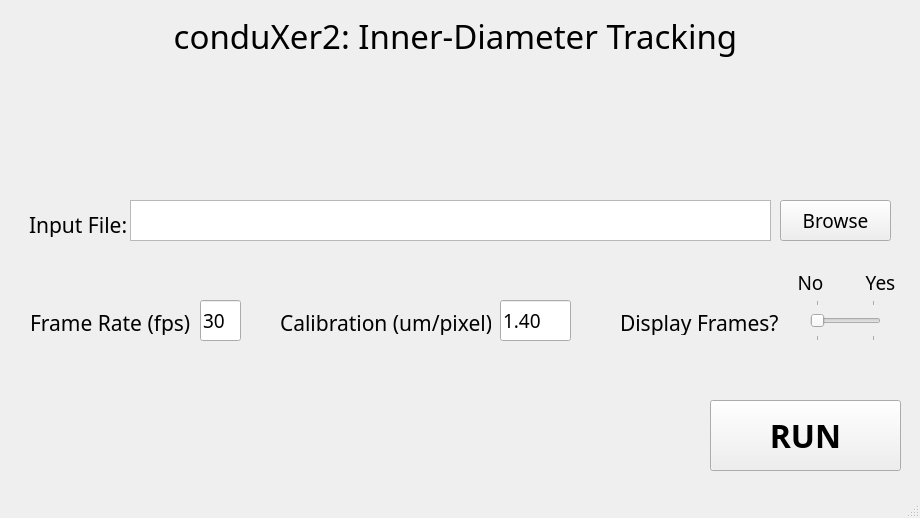
<?xml version="1.0" encoding="UTF-8"?>
<ui version="4.0">
 <class>contraWindow</class>
 <widget class="QMainWindow" name="contraWindow">
  <property name="geometry">
   <rect>
    <x>0</x>
    <y>0</y>
    <width>920</width>
    <height>518</height>
   </rect>
  </property>
  <property name="windowTitle">
   <string>MainWindow</string>
  </property>
  <widget class="QWidget" name="centralwidget">
   <widget class="QLabel" name="titleLabel">
    <property name="geometry">
     <rect>
      <x>160</x>
      <y>10</y>
      <width>591</width>
      <height>51</height>
     </rect>
    </property>
    <property name="font">
     <font>
      <family>Bahnschrift</family>
      <pointsize>25</pointsize>
     </font>
    </property>
    <property name="autoFillBackground">
     <bool>true</bool>
    </property>
    <property name="text">
     <string>conduXer2: Inner-Diameter Tracking</string>
    </property>
    <property name="alignment">
     <set>Qt::AlignCenter</set>
    </property>
   </widget>
   <widget class="QLabel" name="inputFileLabel">
    <property name="geometry">
     <rect>
      <x>29</x>
      <y>212</y>
      <width>151</width>
      <height>25</height>
     </rect>
    </property>
    <property name="font">
     <font>
      <family>Bahnschrift</family>
      <pointsize>16</pointsize>
     </font>
    </property>
    <property name="text">
     <string>Input File:</string>
    </property>
    <property name="alignment">
     <set>Qt::AlignLeading|Qt::AlignLeft|Qt::AlignVCenter</set>
    </property>
   </widget>
   <widget class="QListWidget" name="inputFileEntry">
    <property name="geometry">
     <rect>
      <x>130</x>
      <y>200</y>
      <width>641</width>
      <height>41</height>
     </rect>
    </property>
    <property name="sizePolicy">
     <sizepolicy hsizetype="Expanding" vsizetype="Fixed">
      <horstretch>0</horstretch>
      <verstretch>0</verstretch>
     </sizepolicy>
    </property>
    <property name="minimumSize">
     <size>
      <width>0</width>
      <height>20</height>
     </size>
    </property>
    <property name="font">
     <font>
      <family>Bahnschrift</family>
      <pointsize>12</pointsize>
     </font>
    </property>
    <property name="lineWidth">
     <number>1</number>
    </property>
    <property name="iconSize">
     <size>
      <width>0</width>
      <height>0</height>
     </size>
    </property>
    <property name="resizeMode">
     <enum>QListView::Fixed</enum>
    </property>
    <property name="gridSize">
     <size>
      <width>0</width>
      <height>0</height>
     </size>
    </property>
    <property name="batchSize">
     <number>100</number>
    </property>
   </widget>
   <widget class="QPushButton" name="browseButton">
    <property name="geometry">
     <rect>
      <x>780</x>
      <y>200</y>
      <width>111</width>
      <height>41</height>
     </rect>
    </property>
    <property name="font">
     <font>
      <family>Bahnschrift</family>
      <pointsize>14</pointsize>
     </font>
    </property>
    <property name="text">
     <string>Browse</string>
    </property>
   </widget>
   <widget class="QLabel" name="fpsLabel">
    <property name="geometry">
     <rect>
      <x>30</x>
      <y>310</y>
      <width>160</width>
      <height>25</height>
     </rect>
    </property>
    <property name="font">
     <font>
      <family>Bahnschrift</family>
      <pointsize>16</pointsize>
     </font>
    </property>
    <property name="text">
     <string>Frame Rate (fps):</string>
    </property>
    <property name="alignment">
     <set>Qt::AlignLeading|Qt::AlignLeft|Qt::AlignVCenter</set>
    </property>
   </widget>
   <widget class="QLineEdit" name="fpsEntry">
    <property name="geometry">
     <rect>
      <x>200</x>
      <y>300</y>
      <width>41</width>
      <height>41</height>
     </rect>
    </property>
    <property name="sizePolicy">
     <sizepolicy hsizetype="Expanding" vsizetype="Fixed">
      <horstretch>0</horstretch>
      <verstretch>0</verstretch>
     </sizepolicy>
    </property>
    <property name="minimumSize">
     <size>
      <width>0</width>
      <height>20</height>
     </size>
    </property>
    <property name="font">
     <font>
      <family>Bahnschrift Condensed</family>
      <pointsize>14</pointsize>
     </font>
    </property>
    <property name="layoutDirection">
     <enum>Qt::LeftToRight</enum>
    </property>
    <property name="text">
     <string>30</string>
    </property>
    <property name="cursorPosition">
     <number>2</number>
    </property>
   </widget>
   <widget class="QPushButton" name="runButton">
    <property name="geometry">
     <rect>
      <x>710</x>
      <y>400</y>
      <width>191</width>
      <height>71</height>
     </rect>
    </property>
    <property name="font">
     <font>
      <family>Bahnschrift</family>
      <pointsize>24</pointsize>
      <weight>75</weight>
      <bold>true</bold>
     </font>
    </property>
    <property name="text">
     <string>RUN</string>
    </property>
   </widget>
   <widget class="QLabel" name="label">
    <property name="geometry">
     <rect>
      <x>0</x>
      <y>70</y>
      <width>921</width>
      <height>91</height>
     </rect>
    </property>
    <property name="text">
     <string/>
    </property>
    <property name="pixmap">
     <pixmap>images/tracker.png</pixmap>
    </property>
    <property name="scaledContents">
     <bool>true</bool>
    </property>
   </widget>
   <widget class="QLabel" name="calibLabel">
    <property name="geometry">
     <rect>
      <x>280</x>
      <y>310</y>
      <width>211</width>
      <height>25</height>
     </rect>
    </property>
    <property name="font">
     <font>
      <family>Bahnschrift</family>
      <pointsize>16</pointsize>
     </font>
    </property>
    <property name="text">
     <string>Calibration (um/pixel):</string>
    </property>
    <property name="alignment">
     <set>Qt::AlignLeading|Qt::AlignLeft|Qt::AlignVCenter</set>
    </property>
   </widget>
   <widget class="QSlider" name="displayFramesOpt">
    <property name="geometry">
     <rect>
      <x>810</x>
      <y>300</y>
      <width>71</width>
      <height>41</height>
     </rect>
    </property>
    <property name="maximum">
     <number>1</number>
    </property>
    <property name="sliderPosition">
     <number>0</number>
    </property>
    <property name="orientation">
     <enum>Qt::Horizontal</enum>
    </property>
    <property name="tickPosition">
     <enum>QSlider::TicksBothSides</enum>
    </property>
   </widget>
   <widget class="QLabel" name="dispOptNot">
    <property name="geometry">
     <rect>
      <x>790</x>
      <y>270</y>
      <width>41</width>
      <height>25</height>
     </rect>
    </property>
    <property name="font">
     <font>
      <family>Bahnschrift</family>
      <pointsize>14</pointsize>
     </font>
    </property>
    <property name="text">
     <string>No</string>
    </property>
    <property name="alignment">
     <set>Qt::AlignCenter</set>
    </property>
   </widget>
   <widget class="QLabel" name="dispOptYes">
    <property name="geometry">
     <rect>
      <x>860</x>
      <y>270</y>
      <width>41</width>
      <height>25</height>
     </rect>
    </property>
    <property name="font">
     <font>
      <family>Bahnschrift</family>
      <pointsize>14</pointsize>
     </font>
    </property>
    <property name="text">
     <string>Yes</string>
    </property>
    <property name="alignment">
     <set>Qt::AlignCenter</set>
    </property>
   </widget>
   <widget class="QLabel" name="displayFramesLabel">
    <property name="geometry">
     <rect>
      <x>620</x>
      <y>310</y>
      <width>181</width>
      <height>25</height>
     </rect>
    </property>
    <property name="font">
     <font>
      <family>Bahnschrift</family>
      <pointsize>16</pointsize>
     </font>
    </property>
    <property name="text">
     <string>Display Frames?</string>
    </property>
    <property name="alignment">
     <set>Qt::AlignLeading|Qt::AlignLeft|Qt::AlignVCenter</set>
    </property>
   </widget>
   <widget class="QLineEdit" name="calibEntry">
    <property name="geometry">
     <rect>
      <x>500</x>
      <y>300</y>
      <width>71</width>
      <height>41</height>
     </rect>
    </property>
    <property name="sizePolicy">
     <sizepolicy hsizetype="Expanding" vsizetype="Fixed">
      <horstretch>0</horstretch>
      <verstretch>0</verstretch>
     </sizepolicy>
    </property>
    <property name="minimumSize">
     <size>
      <width>0</width>
      <height>20</height>
     </size>
    </property>
    <property name="font">
     <font>
      <family>Bahnschrift Condensed</family>
      <pointsize>14</pointsize>
     </font>
    </property>
    <property name="layoutDirection">
     <enum>Qt::LeftToRight</enum>
    </property>
    <property name="text">
     <string>1.40</string>
    </property>
    <property name="cursorPosition">
     <number>4</number>
    </property>
   </widget>
   <zorder>inputFileLabel</zorder>
   <zorder>inputFileEntry</zorder>
   <zorder>browseButton</zorder>
   <zorder>fpsLabel</zorder>
   <zorder>fpsEntry</zorder>
   <zorder>runButton</zorder>
   <zorder>label</zorder>
   <zorder>titleLabel</zorder>
   <zorder>calibLabel</zorder>
   <zorder>displayFramesOpt</zorder>
   <zorder>dispOptNot</zorder>
   <zorder>dispOptYes</zorder>
   <zorder>displayFramesLabel</zorder>
   <zorder>calibEntry</zorder>
  </widget>
  <widget class="QMenuBar" name="menubar">
   <property name="geometry">
    <rect>
     <x>0</x>
     <y>0</y>
     <width>920</width>
     <height>21</height>
    </rect>
   </property>
  </widget>
  <widget class="QStatusBar" name="statusbar"/>
 </widget>
 <resources/>
 <connections/>
</ui>
